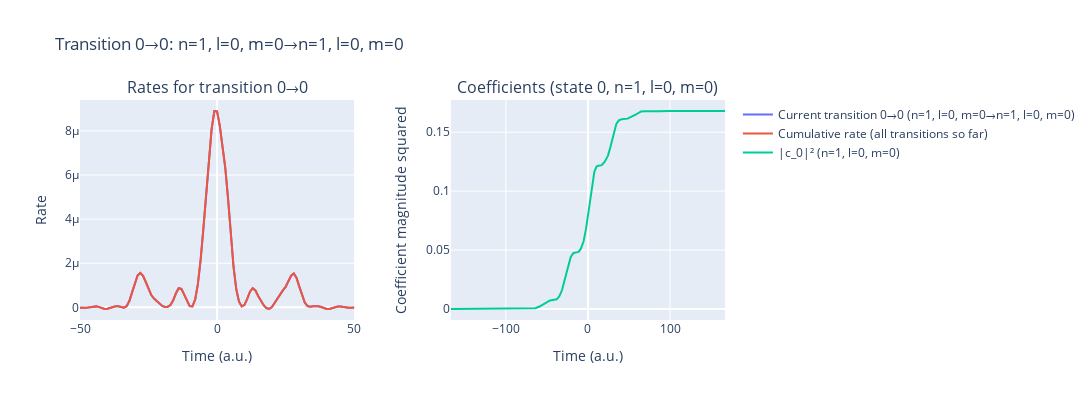

The code cell stored with this chart in its notebook:
### Code cell
%autoreload 2
laser_pulses = LaserField(cache_results=True)
laser_pulses.add_pulse(params['lam0'], params['intensity'], params['cep'], params['lam0']/ AtomicUnits.nm / AtomicUnits.speed_of_light)
#laser_pulses.add_pulse(250, 8e9, -np.pi/2, 0.58/ AtomicUnits.fs, t0=-144.91)
t_min, t_max = laser_pulses.get_time_interval()
time_recon_1= np.arange(int(t_min), int(t_max)+1, 1.)
params['coeffType'] = 'numerical'
params['only_c0_is_1_rest_normal'] = True

rateExcited_1 = IonRate(time_recon_1, laser_pulses, params, dT=0.5/2, kernel_type='exact_SFA', excitedStates=True)
laser_pulses.reset()

### Figure 1 — Plotly figure (JSON) as saved in the notebook; plotly's stock layout.template omitted (floating-point values rounded to 4 significant figures; data arrays with more than 128 entries replaced by an {"elided": "..."} marker saying what was removed)
{"data": [{"mode": "lines", "name": "Current transition 0→0 (n=1, l=0, m=0→n=1, l=0, m=0)", "type": "scatter", "x": {"elided": "333 int values"}, "xaxis": "x", "y": {"elided": "333 float values"}, "yaxis": "y"}, {"mode": "lines", "name": "Cumulative rate (all transitions so far)", "type": "scatter", "x": {"elided": "333 int values"}, "xaxis": "x", "y": {"elided": "333 float values"}, "yaxis": "y"}, {"mode": "lines", "name": "|c_0|² (n=1, l=0, m=0)", "type": "scatter", "x": {"elided": "1337 float values"}, "xaxis": "x2", "y": {"elided": "1337 float values"}, "yaxis": "y2"}], "layout": {"annotations": [{"font": {"size": 16}, "showarrow": false, "text": "Rates for transition 0→0", "x": 0.2125, "xanchor": "center", "xref": "paper", "y": 1, "yanchor": "bottom", "yref": "paper"}, {"font": {"size": 16}, "showarrow": false, "text": "Coefficients (state 0, n=1, l=0, m=0)", "x": 0.7875, "xanchor": "center", "xref": "paper", "y": 1, "yanchor": "bottom", "yref": "paper"}], "height": 400, "title": {"text": "Transition 0→0: n=1, l=0, m=0→n=1, l=0, m=0"}, "width": 1200, "xaxis": {"anchor": "y", "domain": [0, 0.425], "range": [-50, 50], "title": {"text": "Time (a.u.)"}}, "xaxis2": {"anchor": "y2", "domain": [0.575, 1], "title": {"text": "Time (a.u.)"}}, "yaxis": {"anchor": "x", "domain": [0, 1], "title": {"text": "Rate"}}, "yaxis2": {"anchor": "x2", "domain": [0, 1], "title": {"text": "Coefficient magnitude squared"}}}}
